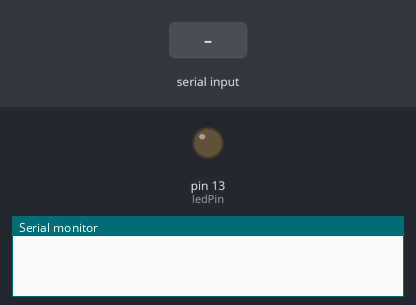
The sketch below on a simulated Arduino Uno, built with avr-gcc and run on an emulated ATmega328P. On the bench: output pins drawn as LEDs (lit = HIGH), the last lines printed to the serial monitor. Inputs (shaded band) come from the test bench.

Above: at 1.2 s.
1.3 s: byte 1 (1) received over Serial
At 1.8 s:
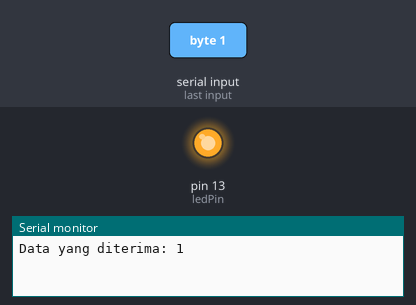
2.8 s: "1" received over Serial
At 4.2 s:
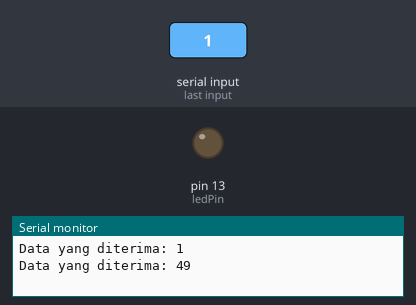
Timing chart, 0 to 5.8 s (numbered marks = the images above; inputs shaded):
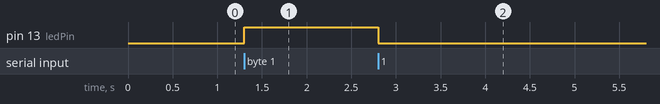

The sketch:

led_serial.ino
```cpp
int ledPin = 13;
int value;

void setup() {
  pinMode(ledPin, OUTPUT);
  Serial.begin(9600);
}

void loop() {
  if (Serial.available()) {
    value = Serial.read();
    Serial.print("Data yang diterima: ");
    Serial.println(value);

    if (value == 1) {
      digitalWrite(ledPin, HIGH);
    } else {
      digitalWrite(ledPin, LOW);
    }
  }
}
```

Measured:
- after the input at 1.3 s, pin 13 (ledPin): LOW → HIGH at once
- after the input at 2.8 s, pin 13 (ledPin): HIGH → LOW at once
